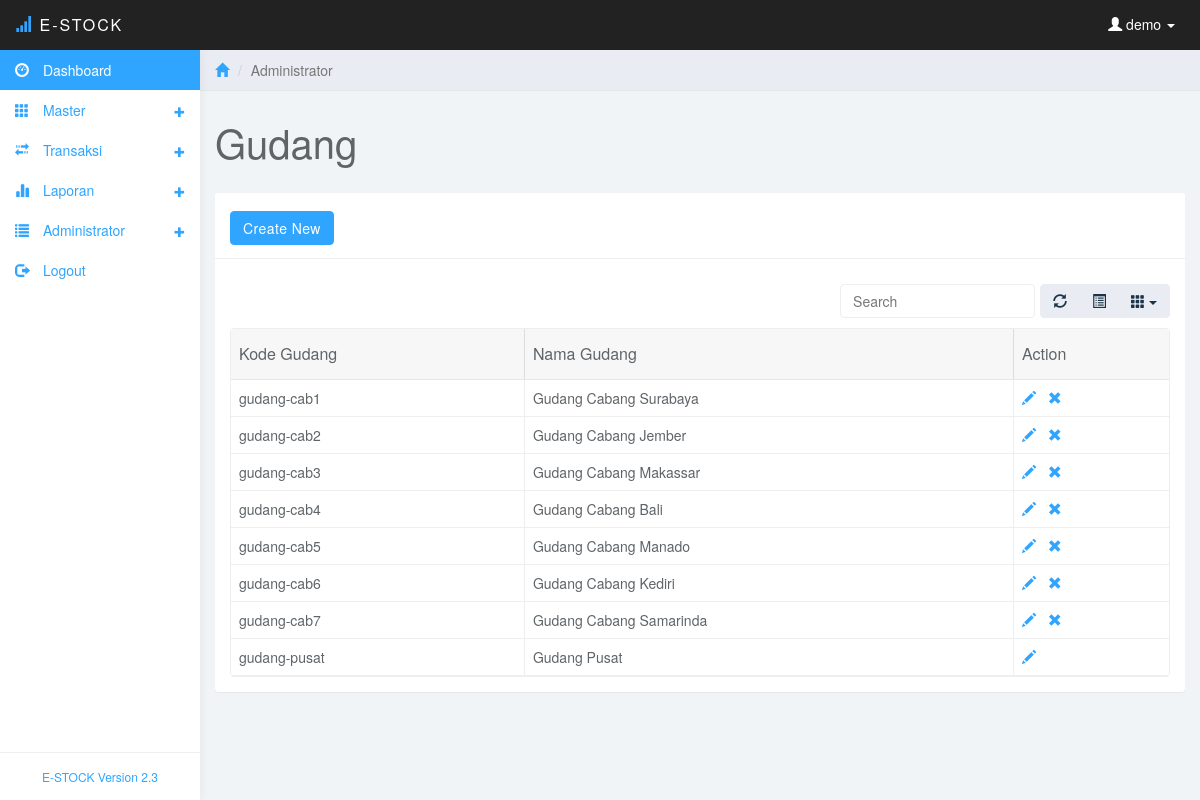
The page /gudang.php (signed in) on the database its author committed.
### tables this page shows
CREATE TABLE `gudang` (
  `id_gudang` int(11) NOT NULL,
  `kode_gudang` varchar(20) NOT NULL,
  `nama_gudang` varchar(30) NOT NULL
);

### gudang.php (the view, shortened to what this page needs)
<?php
include ("koneksi/koneksi.php");
$pengguna=$_SESSION['username'];
?>
<!DOCTYPE html>
<html>
<head>
<link href="css/bootstrap.min.css" rel="stylesheet">
<link href="css/datepicker3.css" rel="stylesheet">
<link href="css/bootstrap-table.css" rel="stylesheet">
<link href="css/styles.css" rel="stylesheet">
</head>
<body>
	<nav class="navbar navbar-inverse navbar-fixed-top" role="navigation">
		<div class="container-fluid">
			<div class="navbar-header">
				<a class="navbar-brand" href="#"><span class="glyphicon glyphicon-signal"></span> E-Stock<span></span></a>
				<ul class="user-menu">
					<li class="dropdown pull-right">
						<a href="#" class="dropdown-toggle" data-toggle="dropdown"><span class="glyphicon glyphicon-user"></span>
						<?php
						echo " $pengguna";
						?>
						<span class="caret"></span></a>
					</li>
				</ul>
			</div>
		</div>
	</nav>
	<?php
	include("menu.php");
	?>
	<div class="col-sm-9 col-sm-offset-3 col-lg-10 col-lg-offset-2 main">
		<div class="row">
			<ol class="breadcrumb">
				<li><a href="#"><span class="glyphicon glyphicon-home"></span></a></li>
				<li class="active">Administrator</li>
			</ol>
		</div>
		<div class="row">
			<div class="col-lg-12">
				<h1 class="page-header">Gudang</h1>
			</div>
		</div>
		<div class="row">
			<div class="col-lg-12">
				<div class="panel panel-default">
					<div class="panel-heading"><a href="add-gudang.php" class="btn btn-primary btn-md">Create New</a></div>
					<div class="panel-body">
						<table data-toggle="table" data-url="tables/data1.json"  data-show-refresh="true" data-show-toggle="true" data-show-columns="true" data-search="true" data-select-item-name="toolbar1" data-pagination="false" data-sort-name="name" data-sort-order="asc">
						    <thead>
						    <tr>
						        <th data-field="kode"  data-sortable="true">Kode Gudang</th>
								<th data-field="nama"  data-sortable="true">Nama Gudang</th>
								<th data-field="action" data-sortable="true">Action</th>
						    </tr>
							</thead>
							<tbody>
							<?php
							$sqlgudang="select * from gudang order by kode_gudang asc";
							$querygudang=mysqli_query($con,$sqlgudang);
							while ($datagudang=mysqli_fetch_array($querygudang))
							{
							echo '
							<tr>
								<td data-field="kode"  data-sortable="true">'.$datagudang['kode_gudang'].'</td>
								<td data-field="nama"  data-sortable="true">'.$datagudang['nama_gudang'].'</td>';
								if($datagudang['kode_gudang']=='gudang-pusat')
								{
									echo'<td data-field="action" data-sortable="true"><a href="edit-gudang.php?id='.$datagudang['id_gudang'].'"><span class="glyphicon glyphicon-pencil" title="Edit"></a></td>';
								}
								else
								{
									echo'<td data-field="action" data-sortable="true"><a href="edit-gudang.php?id='.$datagudang['id_gudang'].'"><span class="glyphicon glyphicon-pencil" title="Edit"></a> &nbsp;&nbsp;<a href="save-gudang.php?id='.$datagudang['id_gudang'].'&mode=delete"><span class="glyphicon glyphicon-remove" title="Delete"></span></a></td>';
								}
								echo'
						    </tr>';
							}
							?>
						    </tbody>
						</table>
					</div>
				</div>
			</div>
		</div>
	</div>
</body>
</html>

### css/styles.css (style rules this page uses)
body { background: #f1f4f7; padding-top: 50px; color: #5f6468; }
a, a:hover, a:focus { color: #30a5ff; }
h1, h2, h3, h4, h5, h6 { color: #5f6468; }
h1 { font-weight: 300; font-size: 40px; }
.navbar-header .navbar-brand { color: #fff; font-size: 16px; text-transform: uppercase; font-weight: 500; letter-spacing: 2px; }
.navbar-header .navbar-brand span { color: #30a5ff; }
.btn-primary, .btn-primary:hover, .btn-primary:focus, .btn-primary:active, .btn-primary.active, .open > .dropdown-toggle.btn-primary, .btn-primary.disabled, .btn-primary[disabled], fieldset[disabled] .btn-primary, .btn-primary.disabled:hover, .btn-primary[disabled]:hover, fieldset[disabled] .btn-primary:hover, .btn-primary.disabled:focus, .btn-primary[disabled]:focus, fieldset[disabled] .btn-primary:focus, .btn-primary.disabled:active, .btn-primary[disabled]:active, fieldset[disabled] .btn-primary:active, .btn-primary.disabled.active, .btn-primary[disabled].active, fieldset[disabled] .btn-primary.active { background-color: #30a5ff; border-color: #30a5ff; }
.panel { border: 0; }
.panel-heading { font-size: 18px; font-weight: 300; letter-spacing: 0.025em; height: 66px; line-height: 45px; }
.panel-default .panel-heading { background: #fff; border-bottom: 1px solid #eee; color: #5f6468; }
.navbar { border: 0; }
.user-menu { display: inline-block; margin-top: 14px; margin-right: 10px; float: right; list-style: none; padding: 0; }
.user-menu a { color: #fff; }
@media (min-width: 768px) { .navbar-header { width: 100%; } }
.breadcrumb { border-radius: 0; padding: 10px 15px; background: #e9ecf2; box-shadow: 0 1px 1px rgba(0, 0, 0, .05); margin: 0 ; }
h1.page-header { margin-top: 30px; border-bottom: 0; }
.table { background: #fff; }

### rows shown on the page
gudang: kode_gudang "gudang-cab1", nama_gudang "Gudang Cabang Surabaya"
gudang: kode_gudang "gudang-cab2", nama_gudang "Gudang Cabang Jember"
gudang: kode_gudang "gudang-cab3", nama_gudang "Gudang Cabang Makassar"
gudang: kode_gudang "gudang-cab4", nama_gudang "Gudang Cabang Bali"
gudang: kode_gudang "gudang-cab5", nama_gudang "Gudang Cabang Manado"
gudang: kode_gudang "gudang-cab6", nama_gudang "Gudang Cabang Kediri"
gudang: kode_gudang "gudang-cab7", nama_gudang "Gudang Cabang Samarinda"
gudang: kode_gudang "gudang-pusat", nama_gudang "Gudang Pusat"

### other values the page prints
$pengguna "demo"
